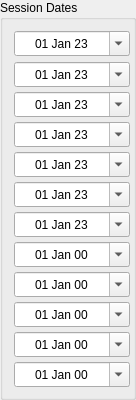
  <widget class="QGroupBox" name="groupBox_2">
   <property name="geometry">
    <rect>
     <x>10</x>
     <y>60</y>
     <width>136</width>
     <height>400</height>
    </rect>
   </property>
   <property name="sizePolicy">
    <sizepolicy hsizetype="Fixed" vsizetype="Fixed">
     <horstretch>0</horstretch>
     <verstretch>0</verstretch>
    </sizepolicy>
   </property>
   <property name="minimumSize">
    <size>
     <width>130</width>
     <height>375</height>
    </size>
   </property>
   <property name="maximumSize">
    <size>
     <width>16777215</width>
     <height>400</height>
    </size>
   </property>
   <property name="title">
    <string>Session Dates</string>
   </property>
   <layout class="QVBoxLayout" name="verticalLayout_3">
    <item>
     <widget class="QDateEdit" name="sd1">
      <property name="sizePolicy">
       <sizepolicy hsizetype="Fixed" vsizetype="Fixed">
        <horstretch>0</horstretch>
        <verstretch>0</verstretch>
       </sizepolicy>
      </property>
      <property name="minimumSize">
       <size>
        <width>116</width>
        <height>25</height>
       </size>
      </property>
      <property name="alignment">
       <set>Qt::AlignCenter</set>
      </property>
      <property name="specialValueText">
       <string>-</string>
      </property>
      <property name="displayFormat">
       <string>dd MMM yy</string>
      </property>
      <property name="calendarPopup">
       <bool>true</bool>
      </property>
      <property name="timeSpec">
       <enum>Qt::LocalTime</enum>
      </property>
      <property name="date">
       <date>
        <year>2023</year>
        <month>1</month>
        <day>1</day>
       </date>
      </property>
     </widget>
    </item>
    <item>
     <widget class="QDateEdit" name="sd2">
      <property name="sizePolicy">
       <sizepolicy hsizetype="Fixed" vsizetype="Fixed">
        <horstretch>0</horstretch>
        <verstretch>0</verstretch>
       </sizepolicy>
      </property>
      <property name="minimumSize">
       <size>
        <width>116</width>
        <height>25</height>
       </size>
      </property>
      <property name="alignment">
       <set>Qt::AlignCenter</set>
      </property>
      <property name="displayFormat">
       <string>dd MMM yy</string>
      </property>
      <property name="calendarPopup">
       <bool>true</bool>
      </property>
      <property name="date">
       <date>
        <year>2023</year>
        <month>1</month>
        <day>1</day>
       </date>
      </property>
     </widget>
    </item>
    <item>
     <widget class="QDateEdit" name="sd3">
      <property name="sizePolicy">
       <sizepolicy hsizetype="Fixed" vsizetype="Fixed">
        <horstretch>0</horstretch>
        <verstretch>0</verstretch>
       </sizepolicy>
      </property>
      <property name="minimumSize">
       <size>
        <width>116</width>
        <height>25</height>
       </size>
      </property>
      <property name="alignment">
       <set>Qt::AlignCenter</set>
      </property>
      <property name="displayFormat">
       <string>dd MMM yy</string>
      </property>
      <property name="calendarPopup">
       <bool>true</bool>
      </property>
      <property name="date">
       <date>
        <year>2023</year>
        <month>1</month>
        <day>1</day>
       </date>
      </property>
     </widget>
    </item>
    <item>
     <widget class="QDateEdit" name="sd4">
      <property name="sizePolicy">
       <sizepolicy hsizetype="Fixed" vsizetype="Fixed">
        <horstretch>0</horstretch>
        <verstretch>0</verstretch>
       </sizepolicy>
      </property>
      <property name="minimumSize">
       <size>
        <width>116</width>
        <height>25</height>
       </size>
      </property>
      <property name="alignment">
       <set>Qt::AlignCenter</set>
      </property>
      <property name="displayFormat">
       <string>dd MMM yy</string>
      </property>
      <property name="calendarPopup">
       <bool>true</bool>
      </property>
      <property name="date">
       <date>
        <year>2023</year>
        <month>1</month>
        <day>1</day>
       </date>
      </property>
     </widget>
    </item>
    <item>
     <widget class="QDateEdit" name="sd5">
      <property name="sizePolicy">
       <sizepolicy hsizetype="Fixed" vsizetype="Fixed">
        <horstretch>0</horstretch>
        <verstretch>0</verstretch>
       </sizepolicy>
      </property>
      <property name="minimumSize">
       <size>
        <width>116</width>
        <height>25</height>
       </size>
      </property>
      <property name="alignment">
       <set>Qt::AlignCenter</set>
      </property>
      <property name="displayFormat">
       <string>dd MMM yy</string>
      </property>
      <property name="calendarPopup">
       <bool>true</bool>
      </property>
      <property name="date">
       <date>
        <year>2023</year>
        <month>1</month>
        <day>1</day>
       </date>
      </property>
     </widget>
    </item>
    <item>
     <widget class="QDateEdit" name="sd6">
      <property name="sizePolicy">
       <sizepolicy hsizetype="Fixed" vsizetype="Fixed">
        <horstretch>0</horstretch>
        <verstretch>0</verstretch>
       </sizepolicy>
      </property>
      <property name="minimumSize">
       <size>
        <width>116</width>
        <height>25</height>
       </size>
      </property>
      <property name="alignment">
       <set>Qt::AlignCenter</set>
      </property>
      <property name="displayFormat">
       <string>dd MMM yy</string>
      </property>
      <property name="calendarPopup">
       <bool>true</bool>
      </property>
      <property name="date">
       <date>
        <year>2023</year>
        <month>1</month>
        <day>1</day>
       </date>
      </property>
     </widget>
    </item>
    <item>
     <widget class="QDateEdit" name="sd7">
      <property name="sizePolicy">
       <sizepolicy hsizetype="Fixed" vsizetype="Fixed">
        <horstretch>0</horstretch>
        <verstretch>0</verstretch>
       </sizepolicy>
      </property>
      <property name="minimumSize">
       <size>
        <width>116</width>
        <height>25</height>
       </size>
      </property>
      <property name="alignment">
       <set>Qt::AlignCenter</set>
      </property>
      <property name="displayFormat">
       <string>dd MMM yy</string>
      </property>
      <property name="calendarPopup">
       <bool>true</bool>
      </property>
      <property name="date">
       <date>
        <year>2023</year>
        <month>1</month>
        <day>1</day>
       </date>
      </property>
     </widget>
    </item>
    <item>
     <widget class="QDateEdit" name="sd8">
      <property name="sizePolicy">
       <sizepolicy hsizetype="Fixed" vsizetype="Fixed">
        <horstretch>0</horstretch>
        <verstretch>0</verstretch>
       </sizepolicy>
      </property>
      <property name="minimumSize">
       <size>
        <width>116</width>
        <height>25</height>
       </size>
      </property>
      <property name="alignment">
       <set>Qt::AlignCenter</set>
      </property>
      <property name="displayFormat">
       <string>dd MMM yy</string>
      </property>
      <property name="calendarPopup">
       <bool>true</bool>
      </property>
     </widget>
    </item>
    <item>
     <widget class="QDateEdit" name="sd9">
      <property name="sizePolicy">
       <sizepolicy hsizetype="Fixed" vsizetype="Fixed">
        <horstretch>0</horstretch>
        <verstretch>0</verstretch>
       </sizepolicy>
      </property>
      <property name="minimumSize">
       <size>
        <width>116</width>
        <height>25</height>
       </size>
      </property>
      <property name="alignment">
       <set>Qt::AlignCenter</set>
      </property>
      <property name="displayFormat">
       <string>dd MMM yy</string>
      </property>
      <property name="calendarPopup">
       <bool>true</bool>
      </property>
     </widget>
    </item>
    <item>
     <widget class="QDateEdit" name="sd10">
      <property name="sizePolicy">
       <sizepolicy hsizetype="Fixed" vsizetype="Fixed">
        <horstretch>0</horstretch>
        <verstretch>0</verstretch>
       </sizepolicy>
      </property>
      <property name="minimumSize">
       <size>
        <width>116</width>
        <height>25</height>
       </size>
      </property>
      <property name="alignment">
       <set>Qt::AlignCenter</set>
      </property>
      <property name="displayFormat">
       <string>dd MMM yy</string>
      </property>
      <property name="calendarPopup">
       <bool>true</bool>
      </property>
     </widget>
    </item>
    <item>
     <widget class="QDateEdit" name="sd11">
      <property name="sizePolicy">
       <sizepolicy hsizetype="Fixed" vsizetype="Fixed">
        <horstretch>0</horstretch>
        <verstretch>0</verstretch>
       </sizepolicy>
      </property>
      <property name="minimumSize">
       <size>
        <width>116</width>
        <height>25</height>
       </size>
      </property>
      <property name="alignment">
       <set>Qt::AlignCenter</set>
      </property>
      <property name="displayFormat">
       <string>dd MMM yy</string>
      </property>
      <property name="calendarPopup">
       <bool>true</bool>
      </property>
     </widget>
    </item>
    <item>
     <widget class="QDateEdit" name="sd12">
      <property name="sizePolicy">
       <sizepolicy hsizetype="Fixed" vsizetype="Fixed">
        <horstretch>0</horstretch>
        <verstretch>0</verstretch>
       </sizepolicy>
      </property>
      <property name="minimumSize">
       <size>
        <width>116</width>
        <height>25</height>
       </size>
      </property>
      <property name="alignment">
       <set>Qt::AlignCenter</set>
      </property>
      <property name="displayFormat">
       <string>dd MMM yy</string>
      </property>
      <property name="calendarPopup">
       <bool>true</bool>
      </property>
     </widget>
    </item>
   </layout>
  </widget>
